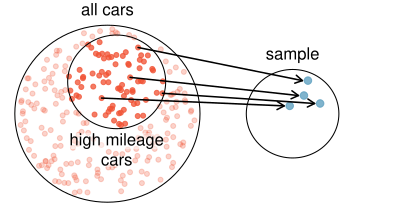

This chart was generated by the following R code:
library(openintro)
data(COL)



set.seed(52)
myPDF("popToSubSample.pdf", 4, 2.1, mar=c(0,0,0,0))

plot(c(0,2), c(0,1.1), type='n', axes=F)
temp <- seq(0, 2*pi, 2*pi/100)
x <- 0.5+0.5*cos(temp)
y <- 0.5+0.5*sin(temp)
lines(x,y)

s <- matrix(runif(700), ncol=2)
S <- matrix(NA, 350, 2)
j <- 0
sub <- rep(FALSE, 1000)
for(i in 1:dim(s)[1]){
	if(sum((s[i,] - .5)^2) < .23){
		j <- j+1
		S[j,] <- s[i,]
	}
	if(sum((s[i,]-c(0.05, 0.18)-.5)^2) < .07){
		sub[j] <- TRUE
	}
}
points(S, col=COL[4,4-2*sub], pch=20)
text(0.5, 1, 'all cars', pos=3)
lines((x-0.5)*2*sqrt(0.07)+0.55,(y-.5)*2*sqrt(0.07)+0.68)

set.seed(7)
N <- sample((1:j)[sub], 25)
lines((x-0.5)/2+1.5, (y-.5)/2+.5, pch=20)

SS <- (S[N,]-0.5)/2 + 0.5
points(SS[c(2, 5, 7, 15),1]+1, SS[c(2, 5, 7, 15),2], col=COL[1,2], pch=20, cex=1.5)
text(1.5, 0.75, 'sample', pos=3)

for(i in c(2, 5, 7, 15)){
	arrows(S[N[i],1], S[N[i],2], SS[i,1]+1-0.03, SS[i,2], length=0.08, col=COL[5], lwd=1.5)
}
rect(0.55-0.25, 0.35-0.05, 0.55+0.25, 0.35+0.04, col="#FFFFFF88", border="#00000000")
rect(0.55-0.08, 0.25-0.05, 0.55+0.08, 0.25+0.01, col="#FFFFFF88", border="#00000000")
text(0.55, 0.5+0.18-sqrt(0.07), 'high mileage\ncars', pos=1)

dev.off()
